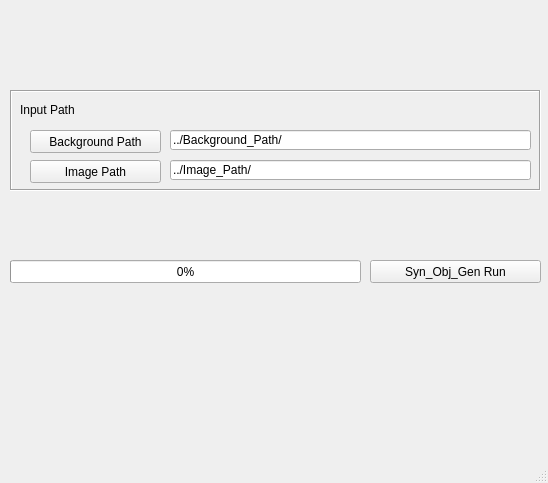
<?xml version="1.0" encoding="UTF-8"?>
<ui version="4.0">
 <class>MainWindow</class>
 <widget class="QMainWindow" name="MainWindow">
  <property name="geometry">
   <rect>
    <x>0</x>
    <y>0</y>
    <width>548</width>
    <height>483</height>
   </rect>
  </property>
  <property name="windowTitle">
   <string>Syn_Data_Generator</string>
  </property>
  <widget class="QWidget" name="centralwidget">
   <widget class="QFrame" name="frame_2">
    <property name="geometry">
     <rect>
      <x>10</x>
      <y>90</y>
      <width>531</width>
      <height>101</height>
     </rect>
    </property>
    <property name="frameShape">
     <enum>QFrame::Box</enum>
    </property>
    <property name="frameShadow">
     <enum>QFrame::Sunken</enum>
    </property>
    <widget class="QLineEdit" name="Background_Directory_LE">
     <property name="geometry">
      <rect>
       <x>160</x>
       <y>40</y>
       <width>361</width>
       <height>20</height>
      </rect>
     </property>
     <property name="text">
      <string>../Background_Path/</string>
     </property>
    </widget>
    <widget class="QPushButton" name="Background_Directory_B">
     <property name="geometry">
      <rect>
       <x>20</x>
       <y>40</y>
       <width>131</width>
       <height>23</height>
      </rect>
     </property>
     <property name="text">
      <string>Background Path</string>
     </property>
    </widget>
    <widget class="QLabel" name="label_38">
     <property name="geometry">
      <rect>
       <x>10</x>
       <y>10</y>
       <width>61</width>
       <height>20</height>
      </rect>
     </property>
     <property name="text">
      <string>Input Path</string>
     </property>
    </widget>
    <widget class="QLineEdit" name="Image_Directory_LE">
     <property name="geometry">
      <rect>
       <x>160</x>
       <y>70</y>
       <width>361</width>
       <height>20</height>
      </rect>
     </property>
     <property name="text">
      <string>../Image_Path/</string>
     </property>
    </widget>
    <widget class="QPushButton" name="Image_Directory_B">
     <property name="geometry">
      <rect>
       <x>20</x>
       <y>70</y>
       <width>131</width>
       <height>23</height>
      </rect>
     </property>
     <property name="text">
      <string>Image Path</string>
     </property>
    </widget>
   </widget>
   <widget class="QPushButton" name="Run_B">
    <property name="geometry">
     <rect>
      <x>370</x>
      <y>260</y>
      <width>171</width>
      <height>23</height>
     </rect>
    </property>
    <property name="text">
     <string>Syn_Obj_Gen Run</string>
    </property>
   </widget>
   <widget class="QProgressBar" name="progressBar">
    <property name="geometry">
     <rect>
      <x>10</x>
      <y>260</y>
      <width>351</width>
      <height>23</height>
     </rect>
    </property>
    <property name="value">
     <number>0</number>
    </property>
   </widget>
  </widget>
  <widget class="QMenuBar" name="menubar">
   <property name="geometry">
    <rect>
     <x>0</x>
     <y>0</y>
     <width>548</width>
     <height>21</height>
    </rect>
   </property>
  </widget>
  <widget class="QStatusBar" name="statusbar"/>
 </widget>
 <resources/>
 <connections/>
</ui>
